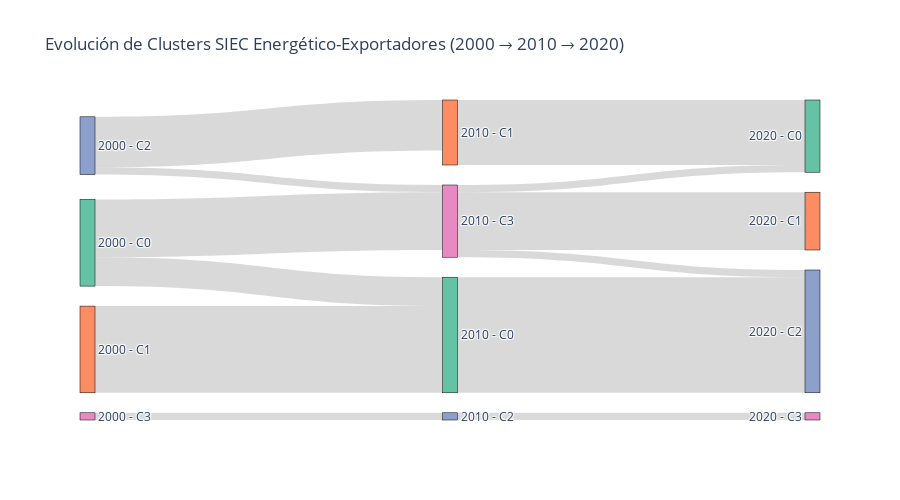

Notebook source saved alongside this figure:
### Markdown cell above
Diferencias entre el impacto de las energías sobre el PIB a corto y largo plazo

Energías con impacto positivo a corto plazo:

Carbón: Tiene un impacto positivo inmediato sobre el PIB, lo que sugiere que el aumento de su producción genera crecimiento económico inmediato.

Petróleo: Similar al carbón, el petróleo muestra una relación positiva con el crecimiento económico a corto plazo.

Energía solar: A pesar de ser una fuente renovable, también tiene un efecto positivo en el crecimiento económico inmediato.

Energías con impacto negativo a corto plazo:

Energía hidráulica: Aunque no es necesariamente perjudicial a largo plazo, en el corto plazo muestra un efecto negativo sobre el PIB, indicando que una mayor producción de energía hidráulica no contribuye al crecimiento inmediato.

Energías con impacto negativo a largo plazo:

Carbón: Aunque es positivo a corto plazo, su impacto negativo a 5 años muestra que depende de fuentes no renovables, lo que puede tener efectos perjudiciales a largo plazo.

Energía hidráulica: Aunque en el corto plazo no tiene un impacto tan negativo, a largo plazo su relación con el PIB es desfavorable, lo que podría ser indicativo de la alta inversión necesaria y los costos asociados a esta fuente.

Energías con impacto positivo a largo plazo:

Energía nuclear: A largo plazo, la energía nuclear muestra un impacto positivo en el PIB, sugiriendo que las inversiones en infraestructura nuclear pueden impulsar el crecimiento a lo largo del tiempo.

Energía solar: Además de su impacto positivo inmediato, la energía solar se fortalece a largo plazo, lo que indica que la transición hacia energías renovables puede tener beneficios económicos sostenidos.

Conclusión general:

A corto plazo, las energías fósiles como el carbón y el petróleo, junto con la energía solar, impulsan el PIB de manera inmediata, mientras que la energía hidráulica tiene un impacto negativo.

A largo plazo, algunas energías fósiles como el carbón pierden su efectividad, mientras que las energías renovables, como la solar y la nuclear, se consolidan como impulsores del crecimiento económico.

### Code cell
from sklearn.cluster import KMeans
from sklearn.preprocessing import StandardScaler
from sklearn.decomposition import PCA
import matplotlib.pyplot as plt
import seaborn as sns
import plotly.graph_objects as go
import pandas as pd

key_years = [2000, 2010, 2020]
K = 4

df_clusters = df_siec_filtered.reset_index(drop=False).copy()
df_periods = df_clusters[df_clusters["TIME_PERIOD"].isin(key_years)].copy()

vars_cluster = energy_cols + export_cols

cluster_results = {}

for year in key_years:
    data_year = df_periods[df_periods["TIME_PERIOD"] == year].copy()
    X = data_year[vars_cluster]
    X_scaled = StandardScaler().fit_transform(X)

    kmeans = KMeans(n_clusters=K, random_state=42, n_init=50)
    data_year["cluster"] = kmeans.fit_predict(X_scaled)

    cluster_results[year] = data_year[["geo", "cluster"]]

    print(f"\n=== Clusters for year {year} ===")
    print(data_year.groupby("cluster")["geo"].agg(list))

    pca_vis = PCA(n_components=2)
    X_vis = pca_vis.fit_transform(X_scaled)

    plt.figure(figsize=(8,6))
    sns.scatterplot(
        x=X_vis[:,0], y=X_vis[:,1],
        hue=data_year["cluster"], palette="Set2", s=80
    )
    plt.title(f"SIEC Energy-Export Clusters - {year}")
    plt.xlabel("Component 1 (Overall energy-export profile)")
    plt.ylabel("Component 2 (Sectoral mix)")
    plt.legend(title="Cluster", bbox_to_anchor=(1.05, 1), loc="upper left")
    plt.tight_layout()
    plt.show()

df_evolution = (
    cluster_results[key_years[0]]
    .merge(cluster_results[key_years[1]], on="geo", suffixes=("_2000", "_2010"))
    .merge(cluster_results[key_years[2]], on="geo")
    .rename(columns={"cluster": "cluster_2020"})
)

df_evolution["changed"] = (
    (df_evolution["cluster_2000"] != df_evolution["cluster_2010"]) |
    (df_evolution["cluster_2010"] != df_evolution["cluster_2020"])
)

print("\n=== Countries that changed cluster ===")
print(df_evolution[df_evolution["changed"]][["geo", "cluster_2000", "cluster_2010", "cluster_2020"]])

labels = [f"{y} - C{i}" for y in key_years for i in range(K)]
sources, targets, values = [], [], []

for i in range(len(key_years) - 1):
    temp = cluster_results[key_years[i]].merge(
        cluster_results[key_years[i+1]], on="geo", suffixes=("_src", "_dst")
    )
    counts = temp.groupby(["cluster_src", "cluster_dst"]).size().reset_index(name="count")
    for _, row in counts.iterrows():
        sources.append(row["cluster_src"] + K * i)
        targets.append(row["cluster_dst"] + K * (i + 1))
        values.append(row["count"])

fig = go.Figure(data=[go.Sankey(
    node=dict(
        pad=20,
        thickness=15,
        line=dict(color="black", width=0.5),
        label=labels,
        color=["#66c2a5","#fc8d62","#8da0cb","#e78ac3"] * len(key_years)
    ),
    link=dict(
        source=sources,
        target=targets,
        value=values,
        color="rgba(160,160,160,0.4)"
    )
)])
fig.update_layout(
    title_text="Evolution of Energy-Export Clusters (2000 to 2010 to 2020)",
    font=dict(size=12),
    height=500
)
fig.show()

### Figure 1 — Plotly figure (JSON) as saved in the notebook; plotly's stock layout.template omitted (floating-point values rounded to 4 significant figures)
{"data": [{"link": {"color": "rgba(160,160,160,0.4)", "source": [0, 0, 1, 2, 2, 3, 4, 5, 6, 7, 7, 7], "target": [4, 7, 4, 5, 7, 6, 10, 8, 11, 8, 9, 10], "value": [4, 8, 12, 7, 1, 1, 16, 9, 1, 1, 8, 1]}, "node": {"color": ["#66c2a5", "#fc8d62", "#8da0cb", "#e78ac3", "#66c2a5", "#fc8d62", "#8da0cb", "#e78ac3", "#66c2a5", "#fc8d62", "#8da0cb", "#e78ac3"], "label": ["2000 - C0", "2000 - C1", "2000 - C2", "2000 - C3", "2010 - C0", "2010 - C1", "2010 - C2", "2010 - C3", "2020 - C0", "2020 - C1", "2020 - C2", "2020 - C3"], "line": {"color": "black", "width": 0.5}, "pad": 20, "thickness": 15}, "type": "sankey"}], "layout": {"font": {"size": 12}, "height": 500, "title": {"text": "Evolución de Clusters SIEC Energético-Exportadores (2000 → 2010 → 2020)"}}}
